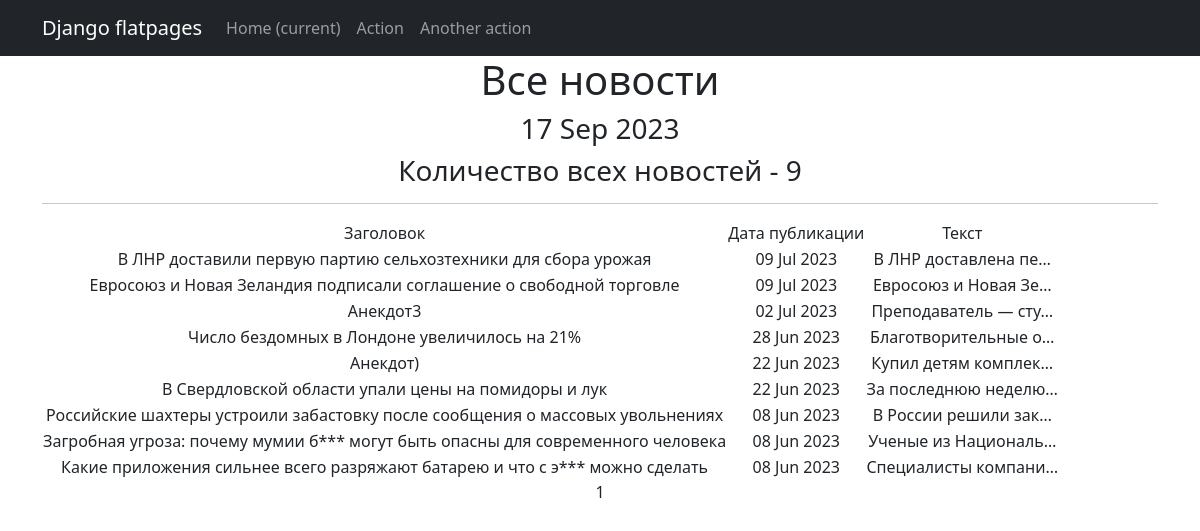
Page /news/ on the committed database.
### news/models.py (models this page shows, shortened)
class Post(models.Model):
    article = 'AR'
    news = 'NW'
    type_to_choice = [
        (article, 'Статья'),
        (news, 'Новости')
    ]
    author = models.ForeignKey(Author, on_delete=models.CASCADE)
    post_type = models.CharField(max_length=2, choices=type_to_choice, default='article')
    time_of_creation = models.DateTimeField(auto_now_add=True)
    categories = models.ManyToManyField(Category, through='PostCategory')
    title = models.CharField(max_length=255)
    text = models.TextField(default='none')
    post_rating = models.FloatField(default=0.0)
    def preview(self):
        return f'{self.text[:124]}...'
    def __str__(self):
        return str(self.title + ' | ' + self.preview())

### news/views.py (the view)
# urls.py: path('', PostList.as_view(), name='post_list'),
class PostList(ListView):
    model = Post
    ordering = '-time_of_creation'
    template_name = 'post_list.html'
    context_object_name = 'post_list'
    paginate_by = 10
    def get_queryset(self):
        queryset = super().get_queryset()
        self.filterset = PostFilter(self.request.GET, queryset)
        return self.filterset.qs
    def get_context_data(self, **kwargs):
        context = super().get_context_data(**kwargs)
        context['time_now'] = datetime.utcnow()
        context['filterset'] = self.filterset
        pprint(context)
        return context

### news/templatetags/custom_filters.py (called while the page is built)
@register.filter()
def censor(value):
    bad_words = ['грибок', 'бля', 'этим', 'блин']
    try:
        if not isinstance(value, str):
            raise CensorException('Цензурироваться может только строковой тип данных (str).')
        for word in bad_words:
            if word.lower() in bad_words:
                value = value.replace(word, f"{word[0]}{'*' * (len(word) - 1)}")
        return value
    except CensorException as e:
        print(e)

### templates/post_list.html (shortened to what this page needs)
{% extends 'flatpages/default.html' %}
{% load custom_filters %}
{% load cache %}
{% block content %}
    <h1>Все новости</h1>
    <h3>{{ time_now|date:'d M Y' }}</h3>
    <h3> Количество всех новостей - {{ post_list|length }}</h3>
    <hr>
    {% if post_list %}
        <table>
            <tr>
                <td>Заголовок</td>
                <td>Дата публикации</td>
                <td>Текст</td>
            </tr>
            {% for post_detail in post_list %}
            <tr>
                <td>{{ post_detail.title|censor }}</td>
                <td>{{ post_detail.time_of_creation|date:'d M Y' }}</td>
                <td>{{ post_detail.text|truncatechars:20|censor }}</td>
            </tr>
            {% endfor %}
        </table>
    {% else %}
        <h2>Новостей нет!</h2>
    {% endif %}
   {{ page_obj.number }}
{% endblock content %}

### templates/flatpages/default.html (shortened to what this page needs)
<!DOCTYPE html>
<html lang="en">
    <head>
        {% load static %}
        <link href="{% static 'css/styles.css'%}" rel="stylesheet" />
    </head>
    <body>
<nav class="navbar navbar-expand-lg navbar-dark bg-dark static-top">
   <div class="container">
       <a class="navbar-brand" href="#">Django flatpages</a>
       <div class="collapse navbar-collapse" id="navbarResponsive">
           <ul class="navbar-nav ml-auto">
               <li class="nav-item active">
                   <a class="nav-link" href="#">Home
                       <span class="sr-only">(current)</span>
                   </a>
               </li>
               <li class="nav-item">
                   <a class="nav-link" href="/about/">Action</a>
               </li>
               <li class="nav-item">
                   <a class="nav-link" href="/contacts/">Another action</a>
               </li>
           </ul>
       </div>
   </div>
</nav>
<div class="container">
   <div class="row">
       <div class="col-lg-12 text-center">
           {% block content %}
           {% endblock content %}
       </div>
   </div>
</div>
    </body>
</html>

### rows in the picture
Post: title|censor "В ЛНР доставили первую партию сельхозтехники для сбора урожая", time_of_creation "09 Jul 2023", text|censor "В ЛНР доставлена пе…"
Post: title|censor "Евросоюз и Новая Зеландия подписали соглашение о свободной торговле", time_of_creation "09 Jul 2023", text|censor "Евросоюз и Новая Зе…"
Post: title|censor "Анекдот3", time_of_creation "02 Jul 2023", text|censor "Преподаватель — сту…"
Post: title|censor "Число бездомных в Лондоне увеличилось на 21%", time_of_creation "28 Jun 2023", text|censor "Благотворительные о…"
Post: title|censor "Анекдот)", time_of_creation "22 Jun 2023", text|censor "Купил детям комплек…"
Post: title|censor "В Свердловской области упали цены на помидоры и лук", time_of_creation "22 Jun 2023", text|censor "За последнюю неделю…"
Post: title|censor "Российские шахтеры устроили забастовку после сообщения о массовых увольнениях", time_of_creation "08 Jun 2023", text|censor "В России решили зак…"
Post: title|censor "Загробная угроза: почему мумии б*** могут быть опасны для современного человека", time_of_creation "08 Jun 2023", text|censor "Ученые из Националь…"
Post: title|censor "Какие приложения сильнее всего разряжают батарею и что с э*** можно сделать", time_of_creation "08 Jun 2023", text|censor "Специалисты компани…"

### other values in the picture
{{ time_now|date:'d M Y' }} "17 Sep 2023"
{{ post_list|length }} "9"
{{ page_obj.number }} "1"
